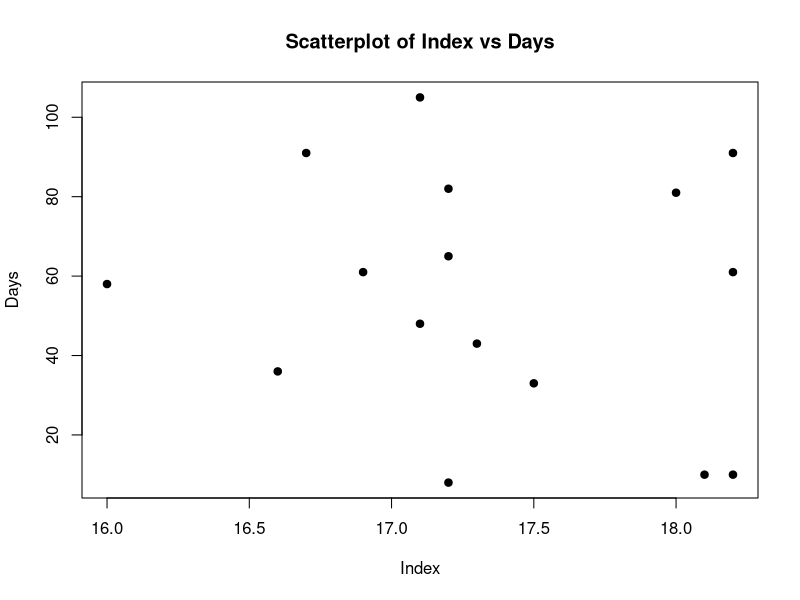
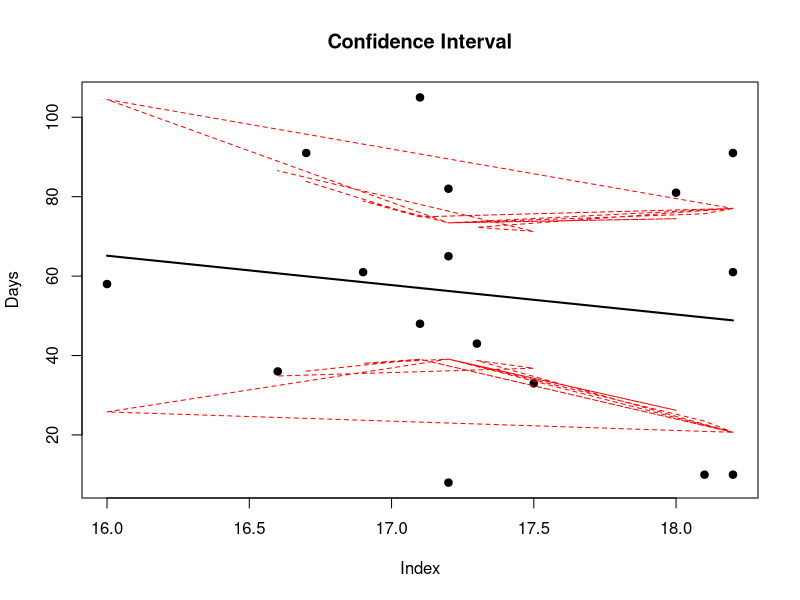

These figures' R source, in order:
setwd("/Users/jm/Desktop/MATH 5345/")
data <- read.table("Ex2.13data.txt", header=T)
data

x = data$index
y = data$days

##########################
# a) Scatter Plot
##########################

plot(x, y, xlab="Index", ylab="Days", pch=19, main="Scatterplot of Index vs Days")

##########################
# b) Estimate the prediction equation (y = B0 + B1x)
##########################

model = lm(y~x) # Fit the model (i.e. generate coefficients for your best fit line)
model 
# B_0_hat = 183.596, B_1_hat = -7.404 -----> y = 183.596 -7.404x

##########################
# c) Test for significance of the regression
##########################

# Failing to reject H_0: B_1 = 0 is equivalent to saying:
# there is no linear relationship between y and x

# Find test statistic: 

B_1_hat <- -7.404

SS_T <- sum((y - mean(y))^2)
S_xy <- sum((y * (x - mean(x))))
S_xx <- sum((x - mean(x))^2)
SS_res <- SS_T - B_1_hat * S_xy
n <- 16
MS_res <- SS_res / (n - 2)
SE <- sqrt(MS_res / S_xx)
t_0 <- B_1_hat / SE
t_0 # -285.759

# Reject if |t_0| > t_alpha/2, n-2

# |-285.759| > 2.145 (t_0.05/2, 14)

# Therefore, reject H_0

##########################
# d) Calculate and plot the 95% confidence and prediction bands.
##########################

prd <- predict(model,newdata=data.frame(x=x),interval = c("confidence"), 
             level = 0.95,type="response")

prd

# predict.lm(model, interval="confidence")

plot(x, y, xlab="Index", ylab="Days", pch=19, main="Confidence Interval")

lines(x,prd[,1], lwd=2)
lines(x,prd[,2],col="red",lty=2)
lines(x,prd[,3],col="red",lty=2)

# A 100(1 - alpha)% CI on B_1 is:

# B_1_hat - t_alpha/2_n-2 * se(B_1_hat) <= B_1 <= B_1_hat + t_alpha/2_n-2 * se(B_1_hat)

lower <- B_1_hat - (2.145 * SE)
lower # -7.459577
upper <- B_1_hat + (2.145 * SE)
upper # -7.348423

# So, the CI is: (-7.459577, -7.348423)